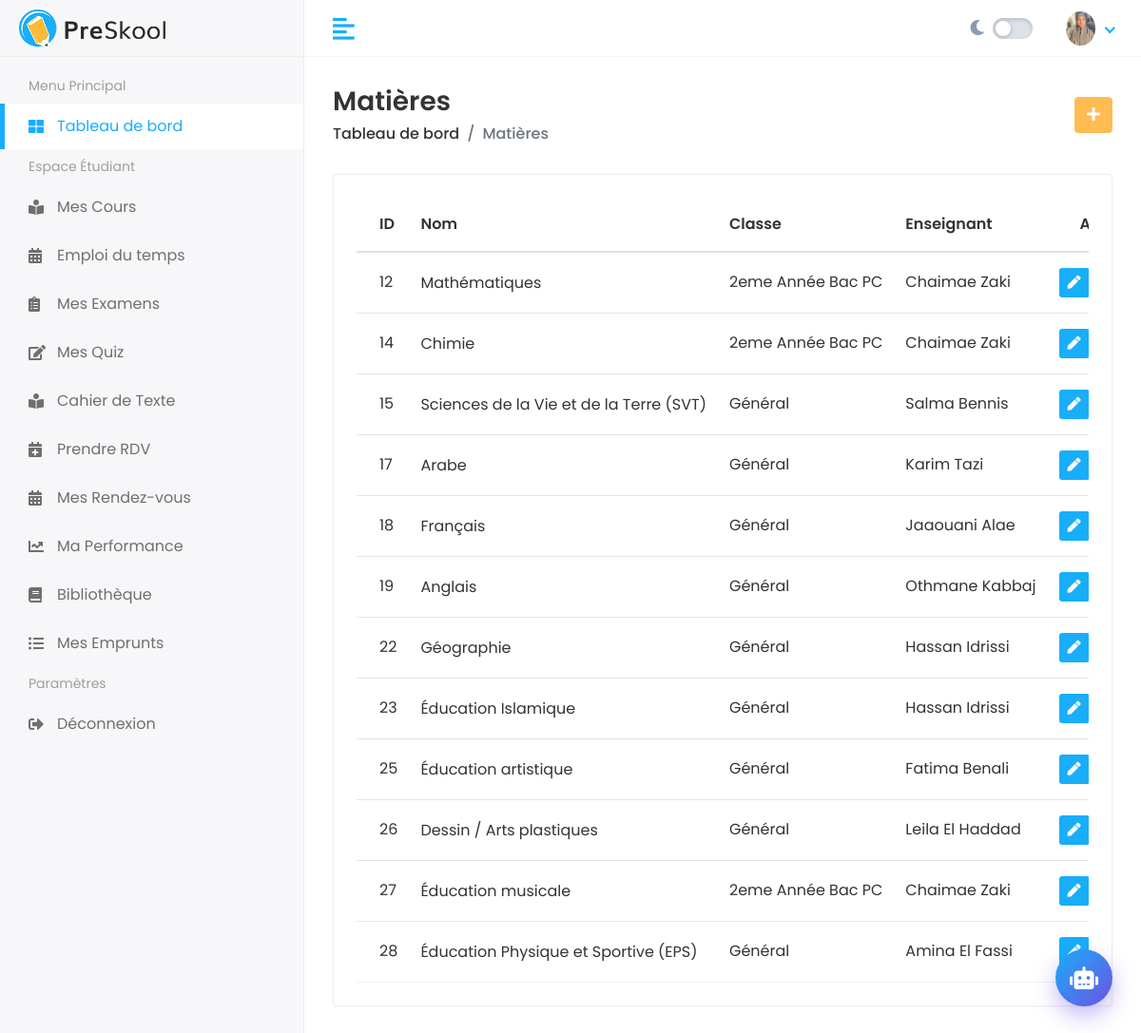
/fr/subjects/, run on the app's committed database.
### subjects/models.py (models this page shows, shortened)
class Subject(models.Model):
    name = models.CharField(max_length=200)
    class_name = models.CharField(max_length=200)
    teacher = models.ForeignKey('teachers.Teacher', on_delete=models.CASCADE, related_name='subjects')

### teachers/models.py (models this page shows, shortened)
class Teacher(models.Model):
    first_name = models.CharField(max_length=200)
    last_name = models.CharField(max_length=200)
    user = models.OneToOneField(User, on_delete=models.CASCADE, null=True, blank=True, related_name='teacher_profile')
    email = models.EmailField()
    phone = models.CharField(max_length=20)
    department = models.ForeignKey('departments.Department', on_delete=models.CASCADE, related_name='teachers')

### subjects/views.py (the view)
# urls.py: path('', views.subject_list, name='subject_list'),
def subject_list(request):
    subjects = Subject.objects.all()
    return render(request, 'subjects/list.html', {'subjects': subjects})

### templates/subjects/list.html (shortened to what this page needs)
{% extends 'Home/base.html' %}
{% load static %}
{% block body %}
<div class="page-header">
    <div class="row align-items-center">
        <div class="col">
            <h3 class="page-title">Matières</h3>
            <ul class="breadcrumb">
                <li class="breadcrumb-item"><a href="{% url 'dashboard' %}">Tableau de bord</a></li>
                <li class="breadcrumb-item active">Matières</li>
            </ul>
        </div>
        <div class="col-auto text-right float-right ml-auto">
            <a href="{% url 'subject_add' %}" class="btn btn-primary"><i class="fas fa-plus"></i></a>
        </div>
    </div>
</div>
<div class="row">
    <div class="col-sm-12">
        <div class="card card-table">
            <div class="card-body">
                <div class="table-responsive">
                    <table class="table table-hover table-center mb-0 datatable">
                        <thead>
                            <tr>
                                <th>ID</th>
                                <th>Nom</th>
                                <th>Classe</th>
                                <th>Enseignant</th>
                                <th class="text-right">Action</th>
                            </tr>
                        </thead>
                        <tbody>
                            {% for subject in subjects %}
                            <tr>
                                <td>{{ subject.id }}</td>
                                <td>
                                    <h2><a>{{ subject.name }}</a></h2>
                                </td>
                                <td>{{ subject.class_name }}</td>
                                <td>{{ subject.teacher.first_name }} {{ subject.teacher.last_name }}</td>
                                <td class="text-right">
                                    <div class="actions">
                                        <a href="{% url 'subject_edit' subject.pk %}" class="btn btn-sm bg-success-light mr-2">
                                            <i class="fas fa-pen"></i>
                                        </a>
                                    </div>
                                </td>
                            </tr>
                            {% empty %}
                            <tr>
                                <td colspan="5" class="text-center">Aucune matière trouvée.</td>
                            </tr>
                            {% endfor %}
                        </tbody>
                    </table>
                </div>
            </div>
        </div>
    </div>
</div>
{% endblock %}

### static/assets/css/style.css (style rules this page uses)
html { height: 100%; }
body { background-color: #fff; color: #333; font-family: 'Poppins', sans-serif; font-size: 1rem; height: 100%; line-height: 1.5; overflow-x: hidden; }
h1, h2, h3, h4, h5, h6 { font-family: 'Poppins', sans-serif; margin-top: 0; }
a { color: #009ce7; }
input, button, a { transition: all 0.4s ease; -moz-transition: all 0.4s ease; -o-transition: all 0.4s ease; -ms-transition: all 0.4s ease; -webkit-transition: all 0.4s ease; }
ul, ol { padding: 0px; list-style: none; }
.table { color: #333; max-width: 100%; margin-bottom: 0; width: 100%; }
table.table td h2 { display: inline-block; font-size: inherit; font-weight: 400; margin: 0; padding: 0; vertical-align: middle; }
table.table td h2 a { color: #333; }
.table thead tr th { font-weight: 600; }
.table tbody tr { border-bottom: 1px solid rgba(0, 0, 0, 0.05); }
.table.table-center td, .table.table-center th { vertical-align: middle; }
.card-table .card-body .table > thead > tr > th { border-top: 0; }
.card-table .card-body .table tr td:first-child, .card-table .card-body .table tr th:first-child { padding-left: 1.5rem; }
.card-table .card-body .table tr td:last-child, .card-table .card-body .table tr th:last-child { padding-right: 1.5rem; }
.card-table .table td, .card-table .table th { border-top: 1px solid #e2e5e8; padding: 1rem 0.75rem; white-space: nowrap; }
.btn-primary { background-color: #FFBC53; border: 1px solid #FFBC53; }
.card { border: 1px solid #ececf5; box-shadow: 0 1px 3px 0 rgba(0, 0, 0, 0.03); margin-bottom: 1.875rem; }
.card-body { padding: 1.5rem; }
.bg-success-light { background-color: #18aefa; color: #fff; }
.page-header { margin-bottom: 1.875rem; }
.page-header .breadcrumb { background-color: transparent; color: #6c757d; font-size: 1rem; font-weight: 500; margin-bottom: 0; padding: 0; }
.page-header .breadcrumb a { color: #333; }
.page-title { font-size: 28px; font-weight: 600; color: #333; margin-bottom: 5px; }

### static/assets/css/premium_dashboard.css (style rules this page uses)
:root { --primary-gradient: linear-gradient(135deg, #667cca 0%, #4659b1 100%); --secondary-gradient: linear-gradient(135deg, #ff9d6c 0%, #ff6b6b 100%); --success-gradient: linear-gradient(135deg, #43e97b 0%, #38f9d7 100%); --glass-bg: rgba(255, 255, 255, 0.7); --glass-border: rgba(255, 255, 255, 0.3); }

### data on the page
Subject: id "12", name "Mathématiques", class_name "2eme Année Bac PC", teacher.first_name "Chaimae", teacher.last_name "Zaki"
Subject: id "14", name "Chimie", class_name "2eme Année Bac PC", teacher.first_name "Chaimae", teacher.last_name "Zaki"
Subject: id "15", name "Sciences de la Vie et de la Terre (SVT)", class_name "Général", teacher.first_name "Salma", teacher.last_name "Bennis"
Subject: id "17", name "Arabe", class_name "Général", teacher.first_name "Karim", teacher.last_name "Tazi"
Subject: id "18", name "Français", class_name "Général", teacher.first_name "Jaaouani", teacher.last_name "Alae"
Subject: id "19", name "Anglais", class_name "Général", teacher.first_name "Othmane", teacher.last_name "Kabbaj"
Subject: id "22", name "Géographie", class_name "Général", teacher.first_name "Hassan", teacher.last_name "Idrissi"
Subject: id "23", name "Éducation Islamique", class_name "Général", teacher.first_name "Hassan", teacher.last_name "Idrissi"
Subject: id "25", name "Éducation artistique", class_name "Général", teacher.first_name "Fatima", teacher.last_name "Benali"
Subject: id "26", name "Dessin / Arts plastiques", class_name "Général", teacher.first_name "Leila", teacher.last_name "El Haddad"
Subject: id "27", name "Éducation musicale", class_name "2eme Année Bac PC", teacher.first_name "Chaimae", teacher.last_name "Zaki"
Subject: id "28", name "Éducation Physique et Sportive (EPS)", class_name "Général", teacher.first_name "Amina", teacher.last_name "El Fassi"

### other printed values
{{ menu_principal }} "Menu Principal"
{{ dashboard_label }} "Tableau de bord"
{{ student_space }} "Espace Étudiant"
{{ my_courses }} "Mes Cours"
{{ txt_timetable }} "Emploi du temps"
{{ my_exams }} "Mes Examens"
{{ my_quizzes }} "Mes Quiz"
{{ digital_logbook }} "Cahier de Texte"
{{ book_appointment }} "Prendre RDV"
{{ my_appointments }} "Mes Rendez-vous"
{{ my_performance }} "Ma Performance"
{{ my_loans }} "Mes Emprunts"
{{ settings }} "Paramètres"
{{ logout }} "Déconnexion"
